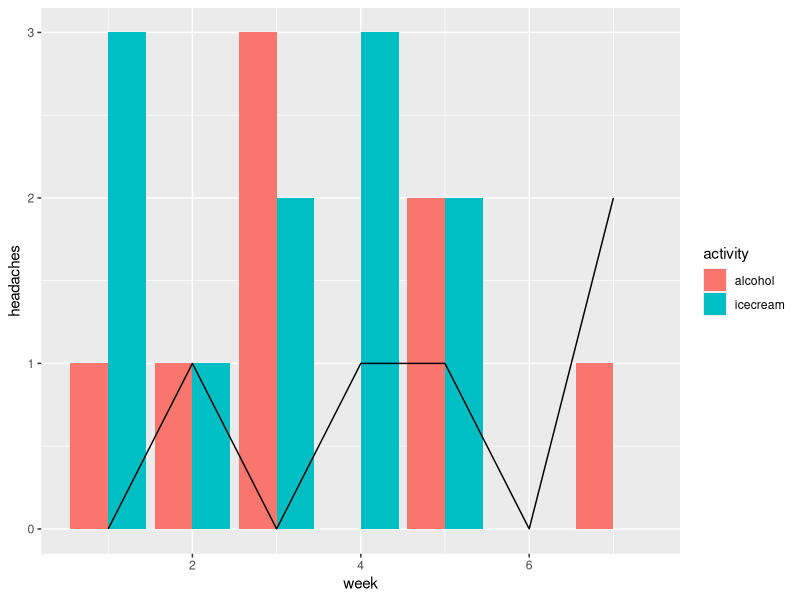

Generate this figure with R:
## ---- chunk 1
#| warning: false
#| echo: false
#| message: false
library(tidyverse)
library(kableExtra)
library(lubridate)
## ---- chunk 2
x <- readr::read_csv("./headache-variables.csv", show_col_types = FALSE)


## ---- chunk 3
#| fig-cap: "Average Headaches per day"

# headaches per day
sum(x$headache) / length(x$headache)

## ---- chunk 4

x %>% filter(headache)  %>% kableExtra::kable() %>% 
  kableExtra::kable_styling(bootstrap_options = c("striped", "hover", "condensed"))

## ---- chunk 5
x %>% group_by(week = ntile(date,7)) %>% 
  summarise(headaches = sum(headache),
            alcohol = sum(wine),
            icecream = sum(icecream))  %>% kableExtra::kable() %>% 
  kableExtra::kable_styling(bootstrap_options = c("striped", "hover", "condensed"))



## ---- chunk 6

x_week <- x %>% group_by(week = ntile(date,7)) %>% 
  summarise(headaches = sum(headache),
            alcohol = sum(wine),
            icecream = sum(icecream)) 
x_week %>% kableExtra::kable() %>%
  kableExtra::kable_styling(bootstrap_options = c("striped", "hover", "condensed")) 


with(x_week, t.test(headaches,icecream))[["p.value"]]

## ---- chunk 7

x_week %>% pivot_longer(names_to = "activity",
                        values_to = "amount",
                        cols = alcohol:icecream ) %>% 
  ggplot(aes(x=week,y=headaches)) +
  geom_bar(aes(x=week,y=amount, fill = activity),
           position = "dodge",
           stat = "identity") +
  geom_line(aes(x=week,y=headaches))
